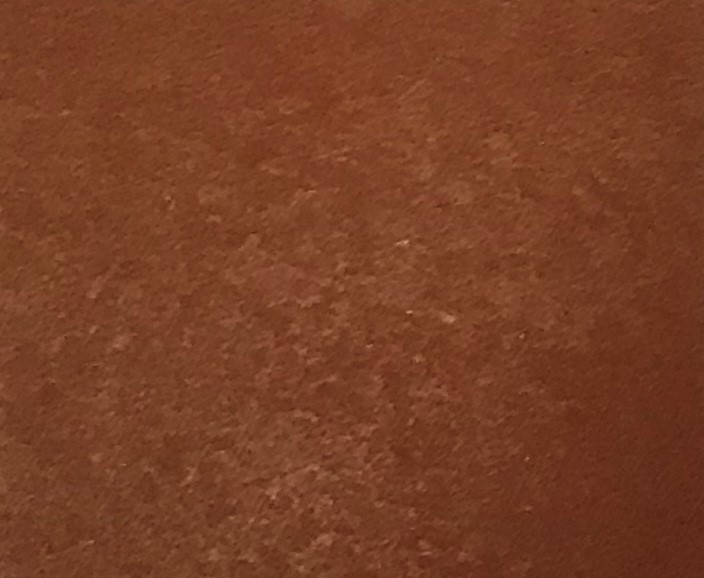
//> input picture Python/square/color/brown.jpg, 704 x 578 px, given in place of the camera
$ ./PingPong02   (built with g++ and OpenCV 4)
//> lines starting //> are read from the running program, lines starting //| are printed output that depends on the picture; after the words box and inside, x2 and y2 are one past the last pixel; in counts of white or black regions, pixels touching at a corner belong together
// PingPong01.cpp : This file contains the 'main' function. Program execution begins and ends there.
//

#include <opencv2/core/core.hpp>
#include <opencv2/opencv.hpp>
#include <opencv2/highgui/highgui.hpp>
#include <opencv2/imgproc.hpp>
#include "opencv2/imgcodecs.hpp"
#include "opencv2/highgui.hpp"
#include <iostream>
#include <stdio.h>
#include <string.h>

using namespace cv;


int timeout = 25;
int erosion_size = 3;
int dilation_size = 1;

double thresh = 500;
double circularity = 0.0;
double cr = 0.00003;

Scalar lowerBound;
Scalar upperBound;

Mat gammaTable(1, 256, CV_8U);

const size_t nColorList = 11;

struct colorStruct {
	char name[20];
	double color[3];
};

typedef colorStruct colorPoint;

colorPoint colorList[11] = {
	{
		"brown",
		{ 0.469525490 , 0.248035196 , 0.147159020 }
	},
	{
		"dark_blue",
		{ 0.084106176 , 0.191335098 , 0.565377745 }
	},
	{
		"dark_green",
		{ 0.075102353 , 0.200504902 , 0.124711863 }
	},
	{
		"forest_green",
		{ 0.109641471 , 0.348973039 , 0.202970784 }
	},
	{
		"light_blue",
		{ 0.146241078 , 0.585789216 , 0.779026765 }
	},
	{
		"light_green",
		{ 0.271230490 , 0.448678235 , 0.106501667 }
	},
	{
		"orange",
		{ 0.574475098 , 0.183433922 , 0.098825686 }
	},
	{
		"pink",
		{ 0.731312745 , 0.202826471 , 0.463220098 }
	},
	{
		"purple",
		{ 0.495675294 , 0.158975980 , 0.428593137 }
	},
	{
		"red",
		{ 0.694599608 , 0.158629804 , 0.144396569 }
	},
	{
		"yellow",
		{ 0.957700000 , 0.881482059 , 0.129532941 }
	}
};

void findMinMax(Mat& src, Mat& mask, Scalar& min, Scalar& max);
Mat process(Mat& frame);

int main(int argc, char** argv)
{
	// setup begin
	lowerBound = Scalar(65, 0, 160);
	upperBound = Scalar(180, 40, 235);

	VideoCapture cap;
	cap.open(0);
	if (!cap.isOpened()) {
		printf(">> webcam error\r\n");
		return 1;
	}

	Mat raw;
	Mat image;

	String wName = "videocapture";

	namedWindow(wName, 1);

	int fileID = 0;

	for (;;) {
		// loop begin
		Mat frame;
		bool captured = cap.read(frame);
//> frame is the input picture: 578 rows x 704 cols, CV_8UC3; mean B, G, R 37.6, 63.4, 119.8

		if (captured) {
			image = process(frame);
			imshow(wName, image);
		}
		else {
			printf(">> ERROR : can't read the frame !");
		}

		// key check with timeout
		char key = waitKey(timeout);
		if (key == 32) {
			char fileName[20] = "";
			sprintf_s(fileName, "frame_%03d.png", fileID);
			imwrite(fileName, frame);
			sprintf_s(fileName, "image_%03d.png", fileID);
			imwrite(fileName, image);
			fileID++;
		} else if (key >= 0) break;
		if (getWindowProperty(wName, WND_PROP_VISIBLE) == 0) break;
		// loop end
	}

	cap.release();
	return 0;
}

// [53 lines left out: functions findMinMax, angle, euDistant, detectColor, not called in this run]

Mat process(Mat& frame)
{
	Mat gblur;

	GaussianBlur(frame, gblur, Size(9, 9), 5, 0);

	Mat hsv;
	cvtColor(gblur, hsv, COLOR_BGR2HSV);
//> hsv: 578 rows x 704 cols, CV_8UC3; mean H, S, V 9.4, 175.2, 119.8

	Mat gray;
	cvtColor(gblur, gray, COLOR_BGR2GRAY);
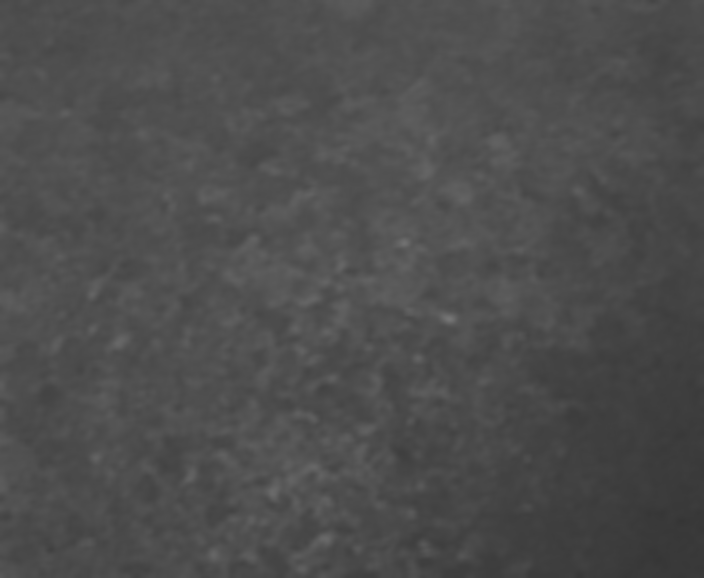
//> gray: 578 rows x 704 cols, CV_8UC1; min 53, max 118, mean 77.4

	// find edges
	Mat canny;
	Canny(gray, canny, 0, thresh, 5);
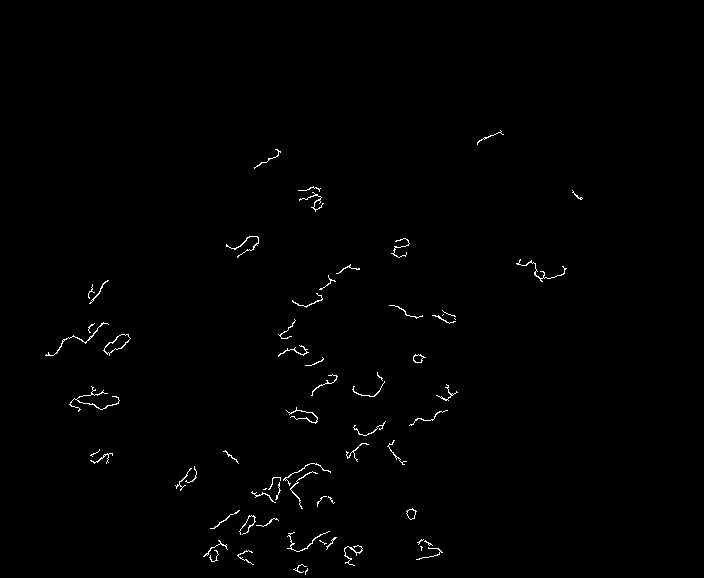
//> canny: 578 rows x 704 cols, CV_8UC1; 0.7% white in thin lines or dots, all inside (x1, y1, x2, y2) = (45, 130, 583, 575)
	dilate(canny, canny, Mat(), Point(-1, -1));
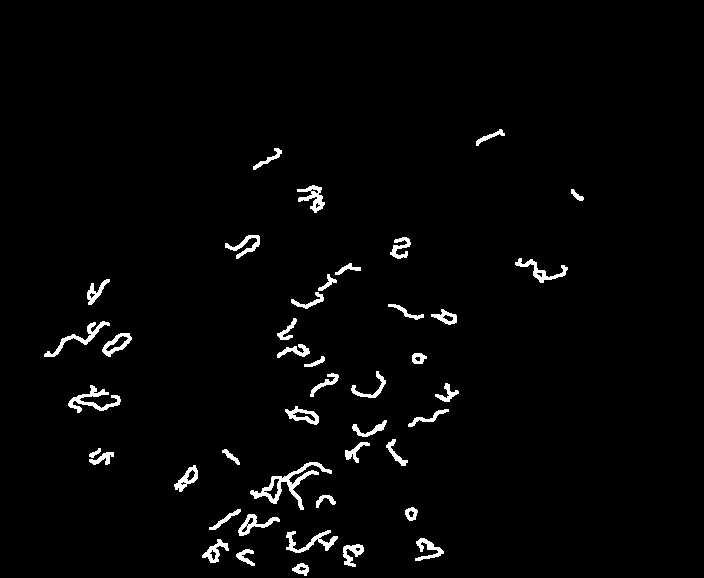
//> canny: 578 rows x 704 cols, CV_8UC1; 2.3% white; 43 white regions

	// Find contours
	std::vector<std::vector<Point>> contours;
	findContours(canny, contours, RETR_TREE, CHAIN_APPROX_SIMPLE);
//> contours = 61 contours, 7 with area under 20; largest, box (x1, y1, x2, y2) and area: (250, 462, 332, 510) 768, (68, 385, 121, 413) 361, (102, 333, 132, 357) 352, (44, 321, 110, 357) 319, (286, 530, 338, 553) 314

	Mat draw = frame.clone();
	std::vector<Point> approx;

	for (size_t i = 0; i < contours.size(); i++) {
		approxPolyDP(contours[i], approx, arcLength(contours[i], true) * 0.02, true);
		if (approx.size() == 4 &&
			fabs(contourArea(approx)) > 1000 &&
			isContourConvex(approx))
		{
			Rect boundRect = boundingRect(approx);
			Point center(boundRect.x + 0.5 * boundRect.width, boundRect.y + 0.5 * boundRect.height);


			// find the average color of the rectangle
			size_t near = 5;
			if (min(boundRect.width, boundRect.height) < (near * 2)) break;

			double r = 0, g = 0, b = 0;
			for (size_t i = 0; i < (near * 2); i++) {
				for (size_t j = 0; j < (near * 2); j++) {
					Point point(center.x - near + i, center.y - near + i);
					Vec3b color = gblur.at<Vec3b>(point);
					r += color[2];
					g += color[1];
					b += color[0];
				}
			}
			int nPoint = ((int)near * 2) * ((int)near * 2);
			r /= nPoint;
			g /= nPoint;
			b /= nPoint;
			Vec3b rectColor(b, g, r);
			rectangle(draw, boundRect, rectColor, -1);


			//polylines(draw, approx, true, Scalar(255, 0, 0), 3);
			char colorString[20] = "N/A";
			detectColor(rectColor, colorString);
			putText(draw, colorString, center, FONT_HERSHEY_PLAIN, 1, Scalar(255, 255, 255), 1);
		}
	}
//> this loop made 61 passes
//> after the loop, approx = 6 Points (x, y): [504, 133], [499, 129], [478, 139], [476, 145], [499, 133], [504, 135]
//> the Esc key is pressed

	//Mat tmp1, tmp2;
	//hconcat(frame, draw, tmp2);
	return draw;
}
